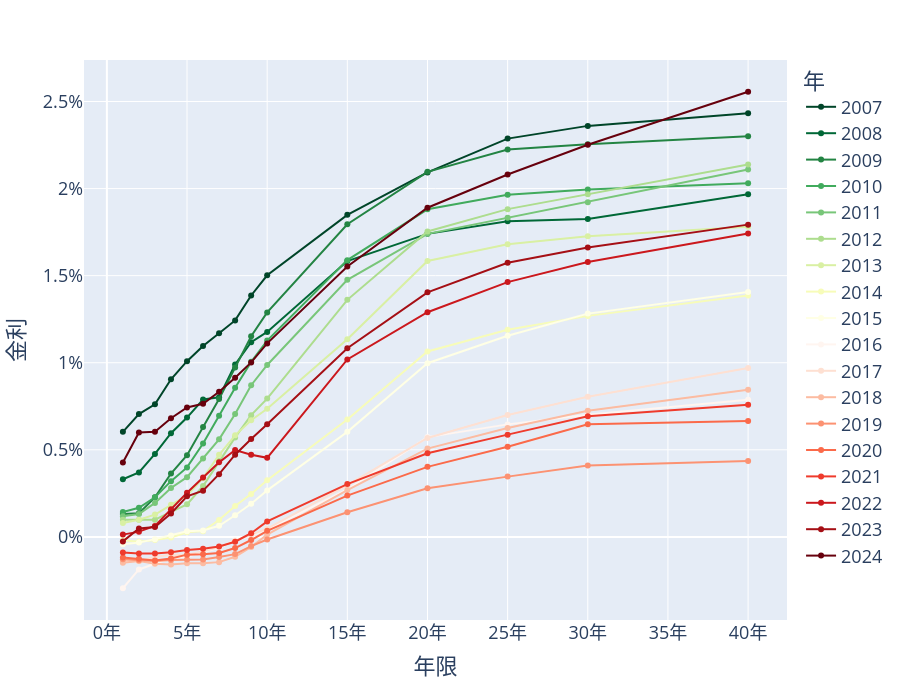

The cell this chart's notebook holds for it:
### Code cell
colers = px.colors.sequential.YlGn[::-1] + px.colors.sequential.Reds
yield_flg = px.line(yield_data,
    x="年限 ",
    y="金利 ",
    color="年 ",
    color_discrete_sequence=colers,
    markers=True,
)
yield_flg.update_layout(width=900, height=700, font={"size": 18},
    xaxis = {"ticksuffix": "年"},
    yaxis = {"ticksuffix": "%"},
)
yield_flg.show()

### Figure 1 — Plotly figure (JSON) as saved in the notebook; plotly's stock layout.template omitted (floating-point values rounded to 4 significant figures)
{"data": [{"hovertemplate": "年 =2007<br>年限 =%{x}<br>金利 =%{y}<extra></extra>", "legendgroup": "2007", "line": {"color": "rgb(0,69,41)", "dash": "solid"}, "marker": {"symbol": "circle"}, "mode": "lines+markers", "name": "2007", "orientation": "v", "showlegend": true, "type": "scatter", "x": [1, 2, 3, 4, 5, 6, 7, 8, 9, 10, 15, 20, 25, 30, 40], "xaxis": "x", "y": [0.603, 0.705, 0.761, 0.905, 1.009, 1.096, 1.169, 1.243, 1.386, 1.502, 1.849, 2.093, 2.287, 2.36, 2.432], "yaxis": "y"}, {"hovertemplate": "年 =2008<br>年限 =%{x}<br>金利 =%{y}<extra></extra>", "legendgroup": "2008", "line": {"color": "rgb(0,104,55)", "dash": "solid"}, "marker": {"symbol": "circle"}, "mode": "lines+markers", "name": "2008", "orientation": "v", "showlegend": true, "type": "scatter", "x": [1, 2, 3, 4, 5, 6, 7, 8, 9, 10, 15, 20, 25, 30, 40], "xaxis": "x", "y": [0.331, 0.37, 0.476, 0.595, 0.685, 0.789, 0.802, 0.99, 1.118, 1.177, 1.584, 1.74, 1.813, 1.825, 1.967], "yaxis": "y"}, {"hovertemplate": "年 =2009<br>年限 =%{x}<br>金利 =%{y}<extra></extra>", "legendgroup": "2009", "line": {"color": "rgb(35,132,67)", "dash": "solid"}, "marker": {"symbol": "circle"}, "mode": "lines+markers", "name": "2009", "orientation": "v", "showlegend": true, "type": "scatter", "x": [1, 2, 3, 4, 5, 6, 7, 8, 9, 10, 15, 20, 25, 30, 40], "xaxis": "x", "y": [0.132, 0.136, 0.227, 0.364, 0.469, 0.631, 0.792, 0.972, 1.152, 1.289, 1.795, 2.096, 2.224, 2.255, 2.3], "yaxis": "y"}, {"hovertemplate": "年 =2010<br>年限 =%{x}<br>金利 =%{y}<extra></extra>", "legendgroup": "2010", "line": {"color": "rgb(65,171,93)", "dash": "solid"}, "marker": {"symbol": "circle"}, "mode": "lines+markers", "name": "2010", "orientation": "v", "showlegend": true, "type": "scatter", "x": [1, 2, 3, 4, 5, 6, 7, 8, 9, 10, 15, 20, 25, 30, 40], "xaxis": "x", "y": [0.143, 0.167, 0.227, 0.32, 0.399, 0.536, 0.695, 0.856, 1.005, 1.127, 1.589, 1.881, 1.965, 1.994, 2.03], "yaxis": "y"}, {"hovertemplate": "年 =2011<br>年限 =%{x}<br>金利 =%{y}<extra></extra>", "legendgroup": "2011", "line": {"color": "rgb(120,198,121)", "dash": "solid"}, "marker": {"symbol": "circle"}, "mode": "lines+markers", "name": "2011", "orientation": "v", "showlegend": true, "type": "scatter", "x": [1, 2, 3, 4, 5, 6, 7, 8, 9, 10, 15, 20, 25, 30, 40], "xaxis": "x", "y": [0.119, 0.131, 0.195, 0.281, 0.343, 0.45, 0.56, 0.706, 0.871, 0.987, 1.476, 1.74, 1.832, 1.921, 2.109], "yaxis": "y"}, {"hovertemplate": "年 =2012<br>年限 =%{x}<br>金利 =%{y}<extra></extra>", "legendgroup": "2012", "line": {"color": "rgb(173,221,142)", "dash": "solid"}, "marker": {"symbol": "circle"}, "mode": "lines+markers", "name": "2012", "orientation": "v", "showlegend": true, "type": "scatter", "x": [1, 2, 3, 4, 5, 6, 7, 8, 9, 10, 15, 20, 25, 30, 40], "xaxis": "x", "y": [0.098, 0.098, 0.099, 0.144, 0.187, 0.292, 0.435, 0.571, 0.699, 0.794, 1.361, 1.754, 1.882, 1.967, 2.138], "yaxis": "y"}, {"hovertemplate": "年 =2013<br>年限 =%{x}<br>金利 =%{y}<extra></extra>", "legendgroup": "2013", "line": {"color": "rgb(217,240,163)", "dash": "solid"}, "marker": {"symbol": "circle"}, "mode": "lines+markers", "name": "2013", "orientation": "v", "showlegend": true, "type": "scatter", "x": [1, 2, 3, 4, 5, 6, 7, 8, 9, 10, 15, 20, 25, 30, 40], "xaxis": "x", "y": [0.08, 0.098, 0.128, 0.184, 0.238, 0.337, 0.471, 0.583, 0.67, 0.736, 1.135, 1.584, 1.68, 1.726, 1.781], "yaxis": "y"}, {"hovertemplate": "年 =2014<br>年限 =%{x}<br>金利 =%{y}<extra></extra>", "legendgroup": "2014", "line": {"color": "rgb(247,252,185)", "dash": "solid"}, "marker": {"symbol": "circle"}, "mode": "lines+markers", "name": "2014", "orientation": "v", "showlegend": true, "type": "scatter", "x": [1, 2, 3, 4, 5, 6, 7, 8, 9, 10, 15, 20, 25, 30, 40], "xaxis": "x", "y": [-0.02, -0.028, -0.018, -0.003, 0.026, 0.033, 0.097, 0.177, 0.246, 0.325, 0.674, 1.065, 1.189, 1.269, 1.386], "yaxis": "y"}, {"hovertemplate": "年 =2015<br>年限 =%{x}<br>金利 =%{y}<extra></extra>", "legendgroup": "2015", "line": {"color": "rgb(255,255,229)", "dash": "solid"}, "marker": {"symbol": "circle"}, "mode": "lines+markers", "name": "2015", "orientation": "v", "showlegend": true, "type": "scatter", "x": [1, 2, 3, 4, 5, 6, 7, 8, 9, 10, 15, 20, 25, 30, 40], "xaxis": "x", "y": [-0.043, -0.033, -0.013, 0.008, 0.032, 0.037, 0.064, 0.124, 0.19, 0.267, 0.603, 0.997, 1.155, 1.282, 1.406], "yaxis": "y"}, {"hovertemplate": "年 =2016<br>年限 =%{x}<br>金利 =%{y}<extra></extra>", "legendgroup": "2016", "line": {"color": "rgb(255,245,240)", "dash": "solid"}, "marker": {"symbol": "circle"}, "mode": "lines+markers", "name": "2016", "orientation": "v", "showlegend": true, "type": "scatter", "x": [1, 2, 3, 4, 5, 6, 7, 8, 9, 10, 15, 20, 25, 30, 40], "xaxis": "x", "y": [-0.295, -0.187, -0.154, -0.123, -0.114, -0.089, -0.063, -0.02, 0.006, 0.043, 0.272, 0.573, 0.646, 0.701, 0.788], "yaxis": "y"}, {"hovertemplate": "年 =2017<br>年限 =%{x}<br>金利 =%{y}<extra></extra>", "legendgroup": "2017", "line": {"color": "rgb(254,224,210)", "dash": "solid"}, "marker": {"symbol": "circle"}, "mode": "lines+markers", "name": "2017", "orientation": "v", "showlegend": true, "type": "scatter", "x": [1, 2, 3, 4, 5, 6, 7, 8, 9, 10, 15, 20, 25, 30, 40], "xaxis": "x", "y": [-0.139, -0.14, -0.115, -0.103, -0.104, -0.08, -0.06, -0.023, 0.012, 0.047, 0.297, 0.568, 0.7, 0.805, 0.97], "yaxis": "y"}, {"hovertemplate": "年 =2018<br>年限 =%{x}<br>金利 =%{y}<extra></extra>", "legendgroup": "2018", "line": {"color": "rgb(252,187,161)", "dash": "solid"}, "marker": {"symbol": "circle"}, "mode": "lines+markers", "name": "2018", "orientation": "v", "showlegend": true, "type": "scatter", "x": [1, 2, 3, 4, 5, 6, 7, 8, 9, 10, 15, 20, 25, 30, 40], "xaxis": "x", "y": [-0.148, -0.139, -0.155, -0.158, -0.152, -0.151, -0.145, -0.114, -0.058, 0.013, 0.269, 0.507, 0.625, 0.724, 0.845], "yaxis": "y"}, {"hovertemplate": "年 =2019<br>年限 =%{x}<br>金利 =%{y}<extra></extra>", "legendgroup": "2019", "line": {"color": "rgb(252,146,114)", "dash": "solid"}, "marker": {"symbol": "circle"}, "mode": "lines+markers", "name": "2019", "orientation": "v", "showlegend": true, "type": "scatter", "x": [1, 2, 3, 4, 5, 6, 7, 8, 9, 10, 15, 20, 25, 30, 40], "xaxis": "x", "y": [-0.129, -0.134, -0.139, -0.133, -0.13, -0.13, -0.115, -0.099, -0.053, -0.015, 0.141, 0.279, 0.346, 0.41, 0.436], "yaxis": "y"}, {"hovertemplate": "年 =2020<br>年限 =%{x}<br>金利 =%{y}<extra></extra>", "legendgroup": "2020", "line": {"color": "rgb(251,106,74)", "dash": "solid"}, "marker": {"symbol": "circle"}, "mode": "lines+markers", "name": "2020", "orientation": "v", "showlegend": true, "type": "scatter", "x": [1, 2, 3, 4, 5, 6, 7, 8, 9, 10, 15, 20, 25, 30, 40], "xaxis": "x", "y": [-0.119, -0.125, -0.135, -0.124, -0.102, -0.1, -0.093, -0.064, -0.018, 0.035, 0.237, 0.402, 0.518, 0.647, 0.666], "yaxis": "y"}, {"hovertemplate": "年 =2021<br>年限 =%{x}<br>金利 =%{y}<extra></extra>", "legendgroup": "2021", "line": {"color": "rgb(239,59,44)", "dash": "solid"}, "marker": {"symbol": "circle"}, "mode": "lines+markers", "name": "2021", "orientation": "v", "showlegend": true, "type": "scatter", "x": [1, 2, 3, 4, 5, 6, 7, 8, 9, 10, 15, 20, 25, 30, 40], "xaxis": "x", "y": [-0.089, -0.095, -0.095, -0.088, -0.075, -0.068, -0.055, -0.028, 0.021, 0.089, 0.303, 0.48, 0.587, 0.693, 0.759], "yaxis": "y"}, {"hovertemplate": "年 =2022<br>年限 =%{x}<br>金利 =%{y}<extra></extra>", "legendgroup": "2022", "line": {"color": "rgb(203,24,29)", "dash": "solid"}, "marker": {"symbol": "circle"}, "mode": "lines+markers", "name": "2022", "orientation": "v", "showlegend": true, "type": "scatter", "x": [1, 2, 3, 4, 5, 6, 7, 8, 9, 10, 15, 20, 25, 30, 40], "xaxis": "x", "y": [0.013, 0.03, 0.063, 0.158, 0.253, 0.341, 0.428, 0.499, 0.472, 0.454, 1.019, 1.29, 1.463, 1.578, 1.742], "yaxis": "y"}, {"hovertemplate": "年 =2023<br>年限 =%{x}<br>金利 =%{y}<extra></extra>", "legendgroup": "2023", "line": {"color": "rgb(165,15,21)", "dash": "solid"}, "marker": {"symbol": "circle"}, "mode": "lines+markers", "name": "2023", "orientation": "v", "showlegend": true, "type": "scatter", "x": [1, 2, 3, 4, 5, 6, 7, 8, 9, 10, 15, 20, 25, 30, 40], "xaxis": "x", "y": [-0.026, 0.048, 0.056, 0.134, 0.233, 0.265, 0.36, 0.472, 0.562, 0.647, 1.083, 1.404, 1.574, 1.662, 1.793], "yaxis": "y"}, {"hovertemplate": "年 =2024<br>年限 =%{x}<br>金利 =%{y}<extra></extra>", "legendgroup": "2024", "line": {"color": "rgb(103,0,13)", "dash": "solid"}, "marker": {"symbol": "circle"}, "mode": "lines+markers", "name": "2024", "orientation": "v", "showlegend": true, "type": "scatter", "x": [1, 2, 3, 4, 5, 6, 7, 8, 9, 10, 15, 20, 25, 30, 40], "xaxis": "x", "y": [0.427, 0.599, 0.604, 0.681, 0.743, 0.764, 0.833, 0.914, 1.002, 1.111, 1.553, 1.89, 2.081, 2.252, 2.556], "yaxis": "y"}], "layout": {"font": {"size": 18}, "height": 700, "legend": {"title": {"text": "年 "}, "tracegroupgap": 0}, "margin": {"t": 60}, "width": 900, "xaxis": {"anchor": "y", "domain": [0, 1], "ticksuffix": "年", "title": {"text": "年限 "}}, "yaxis": {"anchor": "x", "domain": [0, 1], "ticksuffix": "%", "title": {"text": "金利 "}}}}
